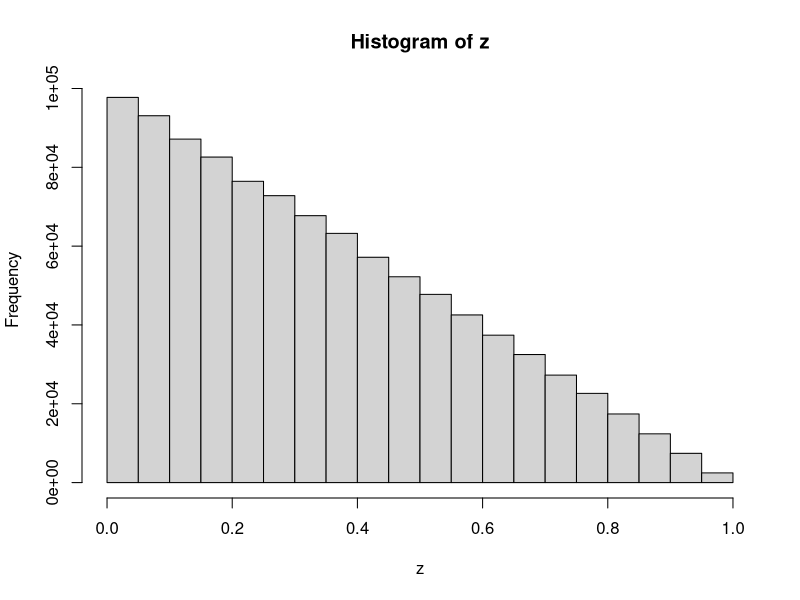
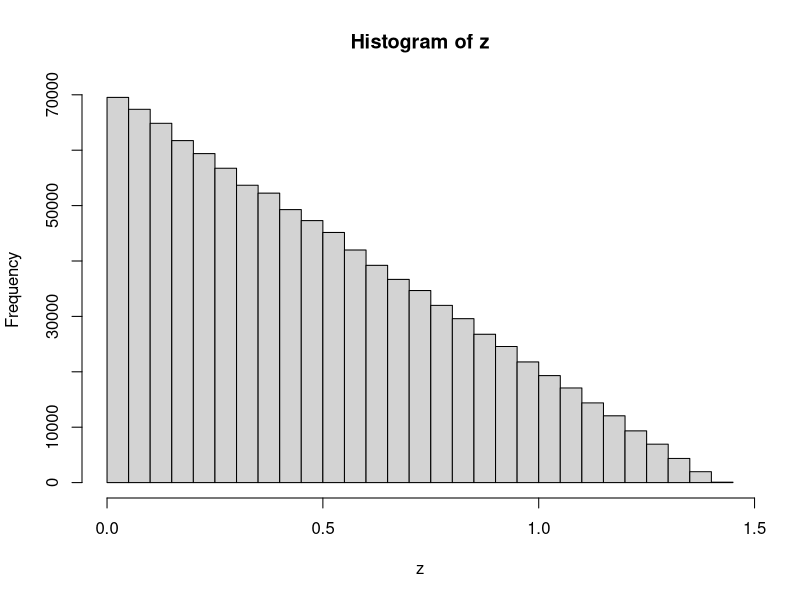

Source code (R) for these figures, in order:
#Max Casteel
#Homework 7

# 1) Write R simulations for the following. In each case, give a histogram of the estimated distribution
#(use the hist command) and estimates of the expected value and standard deviation of the quantity.
#Use at least 1 million simulations.
#a)the distance between two points chosen randomly from the interval (0,1)
set.seed(1)
x <- runif(1e6,0,1)
y <- runif(1e6,0,1)
z <- abs(x-y)
hist(z)
mean(z)
sd(z)

#b) The distance between two points chosen  randomly within the unit square:
set.seed(1)
x <- runif(1e6,0,1)
y <- runif(1e6,0,1)
z <- sqrt((x-y)^2+(x-y)^2)
hist(z)
mean(z)
sd(z)

#2
#Use a simulation to estimate the proability that the quadratic equation: Ax^2 + Bx + c = 0 hs real roots when A, B, and C are chosen at random from the interval (-1,1) independently of each other. Use at least 1 million simulations.
set.seed(1)
A <- runif(1000000,-1,1)
B <- runif(1000000,-1,1)
C <- runif(1000000,-1,1)
D <- B^2-4*A*C
E <- D>0
mean(E)

#3




